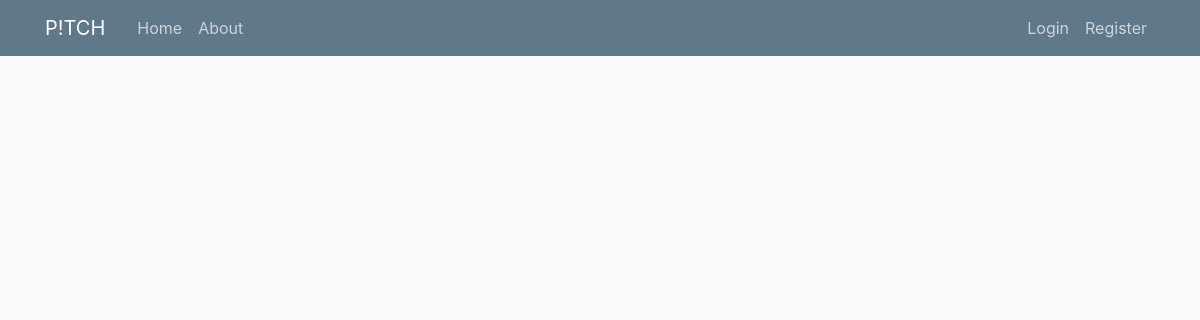
/home, run on an earlier commit of the app's database.
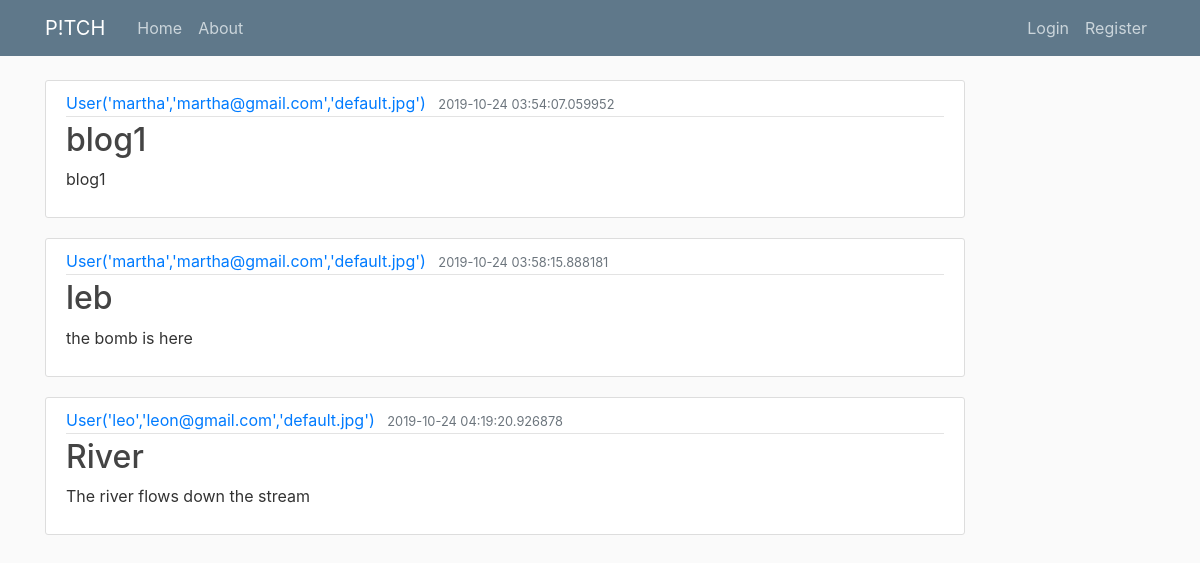
And on a later commit of the database.
### pitch/models.py (models this page shows, shortened)
class Post(db.Model):
    id = db.Column(db.Integer, primary_key=True)
    title= db.Column(db.String(100),nullable=False)
    date_posted = db.Column(db.DateTime,nullable= False,default=datetime.utcnow)
    content = db.Column(db.Text, nullable= False)
    user_id= db.Column(db.Integer, db.ForeignKey('user.id'),nullable=False)

class User(db.Model,UserMixin):
    id = db.Column(db.Integer, primary_key=True)
    username = db.Column(db.String(20), index=True, unique=True, nullable=False)
    email = db.Column(db.String(100),unique=True, index=True, nullable=False)
    image_file = db.Column(db.String(20),nullable= False,default='default.jpg')
    password= db.Column(db.String(60),nullable=False)
    posts = db.relationship('Post', backref= 'author',lazy= True)
    def __repr__(self):
        return f"User('{self.username}','{self.email}','{self.image_file}')"

### pitch/views.py (the view)
@app.route("/")
@app.route("/home")
def home():
    posts = Post.query.all()
    return render_template("home.html", posts=posts)

### pitch/templates/home.html
{%extends "layout.html"%}
{% block content %}
{%for post in posts %}
<article class="media content-section">
    <div class="media-body">
        <div class="article-metadata">
            <a class="mr-2" href="#"> {{ post.author }} </a>
            <small class="text-muted"> {{ post.date_posted }} </small>
        </div>
        <h2><a class="article-title" href="#"> {{post.title}}</a></h2>
        <p class="article-content"> {{post.content}} </p>
    </div>
</article>
{% endfor %}
{%endblock content %}

### pitch/templates/layout.html (shortened to what this page needs)
<!DOCTYPE html>
<html lang="en">
<head>
    <link rel="stylesheet" href="https://stackpath.bootstrapcdn.com/bootstrap/4.3.1/css/bootstrap.min.css"
>
<link rel="stylesheet" href=" {{url_for('static',filename='main.css')}} ">
</head>
<body>
    <header class="site-header">
        <nav class="navbar navbar-expand-md navbar-dark bg-steel fixed-top">
            <div class="container">
                <a class="navbar-brand mr-4" href="/">P!TCH</a>
                <div class="collapse navbar-collapse" id="navbarToggle">
                    <div class="navbar-nav mr-auto">
                        <a class="nav-item nav-link" href=" {{ url_for('home') }} ">Home</a>
                        <a class="nav-item nav-link" href="{{ url_for('about') }} ">About</a>
                    </div>
                    <div class="navbar-nav">
                        {% if current_user.is_authenticated %}
                        <a class="nav-item nav-link" href="{{ url_for('new_post') }} ">New Post</a>
                        <a class="nav-item nav-link" href="{{ url_for('logout') }} ">Logout</a>
                        {% else %}
                        <a class="nav-item nav-link" href="{{ url_for('login') }} ">Login</a>
                        <a class="nav-item nav-link" href="{{ url_for('register') }} ">Register</a>
                        {% endif %}
                    </div>
                </div>
            </div>
        </nav>
    </header>
    <main role="main" class="container">
        <div class="row">
            <div class="col-md-10">
                {% block content %}{% endblock %}
            </div>
        </div>
    </main>
</body>
</html>

### pitch/static/main.css (style rules this page uses)
body { background: #fafafa; color: #333333; margin-top: 5rem; }
h1, h2, h3, h4, h5, h6 { color: #444444; }
.bg-steel { background-color: #5f788a; }
.site-header .navbar-nav .nav-link { color: #cbd5db; }
.content-section { background: #ffffff; padding: 10px 20px; border: 1px solid #dddddd; border-radius: 3px; margin-bottom: 20px; }
.article-title { color: #444444; }
.article-content { white-space: pre-line; }
.article-metadata { padding-bottom: 1px; margin-bottom: 4px; border-bottom: 1px solid #e3e3e3 }

What changed in the data, as far as the page shows it:
added Post: author "User('martha','martha@gmail.com','default.jpg')", date_posted "2019-10-24 03:54:07.059952", title "blog1", content "blog1"
added Post: author "User('martha','martha@gmail.com','default.jpg')", date_posted "2019-10-24 03:58:15.888181", title "leb", content "the bomb is here"
added Post: author "User('leo','leon@gmail.com','default.jpg')", date_posted "2019-10-24 04:19:20.926878", title "River", content "The river flows down the stream"
